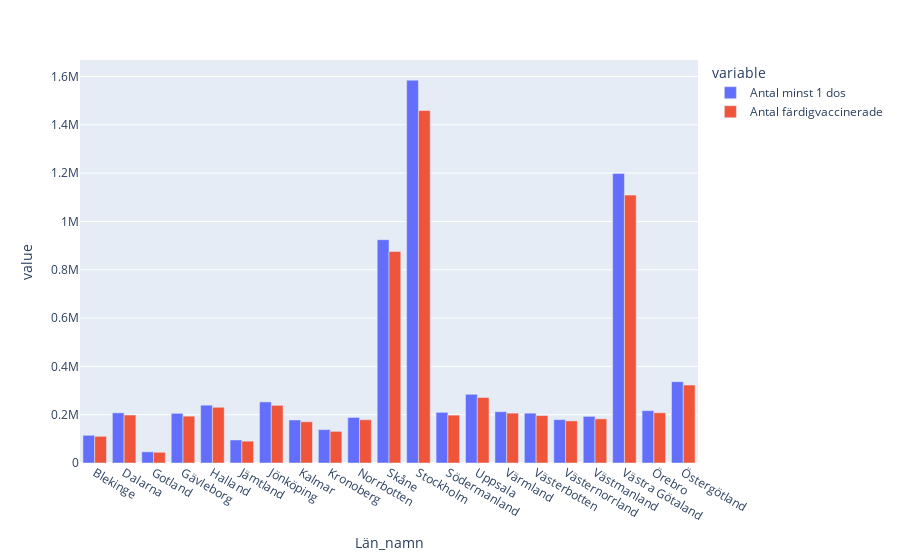

Notebook cell for this chart:
### Code cell
fig = px.bar(antaldoserperL, x = "Län_namn", y = ['Antal minst 1 dos','Antal färdigvaccinerade'], barmode="group")
fig.show()

### Figure 1 — Plotly figure (JSON) as saved in the notebook; plotly's stock layout.template omitted (floating-point values rounded to 4 significant figures)
{"data": [{"alignmentgroup": "True", "hovertemplate": "variable=Antal minst 1 dos<br>Län_namn=%{x}<br>value=%{y}<extra></extra>", "legendgroup": "Antal minst 1 dos", "marker": {"color": "#636efa", "pattern": {"shape": ""}}, "name": "Antal minst 1 dos", "offsetgroup": "Antal minst 1 dos", "orientation": "v", "showlegend": true, "textposition": "auto", "type": "bar", "x": ["Blekinge", "Dalarna", "Gotland", "Gävleborg", "Halland", "Jämtland", "Jönköping", "Kalmar", "Kronoberg", "Norrbotten", "Skåne", "Stockholm", "Södermanland", "Uppsala", "Värmland", "Västerbotten", "Västernorrland", "Västmanland", "Västra Götaland", "Örebro", "Östergötland"], "xaxis": "x", "y": [114711, 207596, 46143, 205563, 239400, 95357, 252915, 178030, 138254, 188604, 924401, 1584895, 209702, 284138, 212359, 206223, 179601, 193000, 1198310, 216725, 336692], "yaxis": "y"}, {"alignmentgroup": "True", "hovertemplate": "variable=Antal färdigvaccinerade<br>Län_namn=%{x}<br>value=%{y}<extra></extra>", "legendgroup": "Antal färdigvaccinerade", "marker": {"color": "#EF553B", "pattern": {"shape": ""}}, "name": "Antal färdigvaccinerade", "offsetgroup": "Antal färdigvaccinerade", "orientation": "v", "showlegend": true, "textposition": "auto", "type": "bar", "x": ["Blekinge", "Dalarna", "Gotland", "Gävleborg", "Halland", "Jämtland", "Jönköping", "Kalmar", "Kronoberg", "Norrbotten", "Skåne", "Stockholm", "Södermanland", "Uppsala", "Värmland", "Västerbotten", "Västernorrland", "Västmanland", "Västra Götaland", "Örebro", "Östergötland"], "xaxis": "x", "y": [110497, 198688, 44359, 193853, 230634, 90406, 238710, 170670, 130930, 179118, 875634, 1459095, 198260, 271144, 206427, 196346, 174331, 182788, 1108998, 207926, 322632], "yaxis": "y"}], "layout": {"barmode": "group", "legend": {"title": {"text": "variable"}, "tracegroupgap": 0}, "margin": {"t": 60}, "xaxis": {"anchor": "y", "domain": [0, 1], "title": {"text": "Län_namn"}}, "yaxis": {"anchor": "x", "domain": [0, 1], "title": {"text": "value"}}}}
